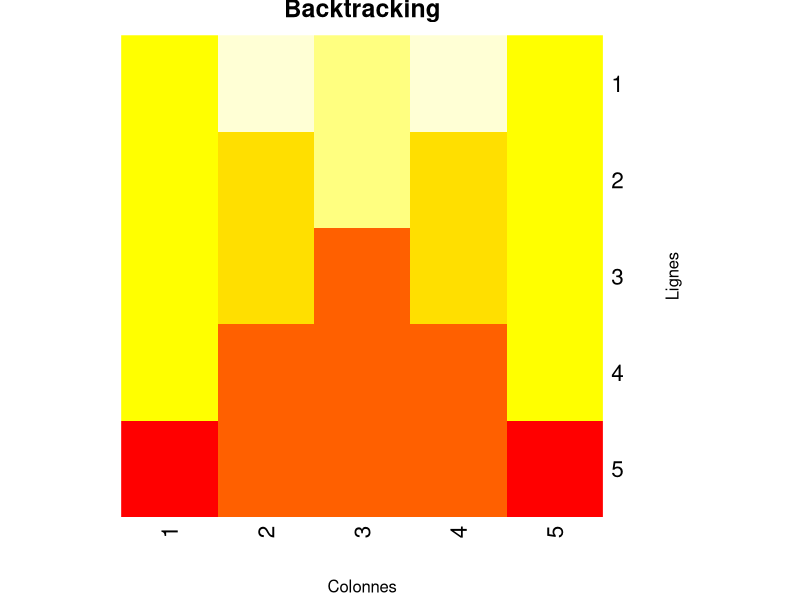

Write the R code that produced this figure.
backtracking <- function(x, y) {
  k <- 0
  cb_initial <- integer(x)
  
  est_valide <- function(cb, colonne, ligne) {
    # Vérifie si une dame peut être placée dans la colonne/ligne spécifiée
    i <- 1
    while (i < colonne) {
      if (cb[i] == ligne || 
          cb[i] - i == ligne - colonne || 
          cb[i] + i == ligne + colonne) {
        return(FALSE)
      }
      i <- i + 1
    }
    return(TRUE)
  }
  
  placer_dames <- function(cb, colonne = 1) {
    while (colonne <= x) {
      ligne <- 1
      while (ligne <= y) {  # Utilisez y pour le nombre de colonnes
        if (est_valide(cb, colonne, ligne)) {
          cb[colonne] <- ligne
          if (colonne == x) {
            k <<- k + 1
            print(cb)
          } else {
            placer_dames(cb, colonne + 1)
          }
        }
        ligne <- ligne + 1
      }
      colonne <- colonne + 1
    }
  }
  
  placer_dames(cb_initial)
  cat("Nombre de k trouvées:", k, "\n") # Affiche le nombre total de solutions trouvées.
  
  # Création du heatmap pour visualiser les cases les plus touchées
  
  plateau <- matrix(0, nrow = x, ncol = y) # Création de la matrice de dimensions x par y remplie de zéros
  col <- 1
  while (col <= x) {
    row <- cb_initial[col]
    plateau[row, col] <- plateau[row, col] + 1
    i <- 1
    while (i <= x) {
      if (i != col) {
        # Attaques horizontales et diagonales
        
        plateau[cb_initial[i], col] <- plateau[cb_initial[i], col] + 1 # Incrémente le nombre d'attaques sur la case correspondante dans la matrice
        
        if (cb_initial[i] + (col - i) > 0 && cb_initial[i] + (col - i) <= y) {
          plateau[cb_initial[i] + (col - i), col] <- plateau[cb_initial[i] + (col - i), col] + 1
        }
        if (cb_initial[i] - (col - i) > 0 && cb_initial[i] - (col - i) <= y) {
          plateau[cb_initial[i] - (col - i), col] <- plateau[cb_initial[i] - (col - i), col] + 1
        }
      }
      i <- i + 1
    }
    col <- col + 1
  }
  
  # Création du heatmap avec la bibliothèque gplots
  
  heatmap(as.matrix(plateau), Rowv = NA, Colv = NA, col = heat.colors(12), scale = "column",
          main = "Backtracking", xlab = "Colonnes", ylab = "Lignes",
          revC = TRUE, symm = TRUE)
}

# Lancement de la fonction principale
backtracking(5,5)

